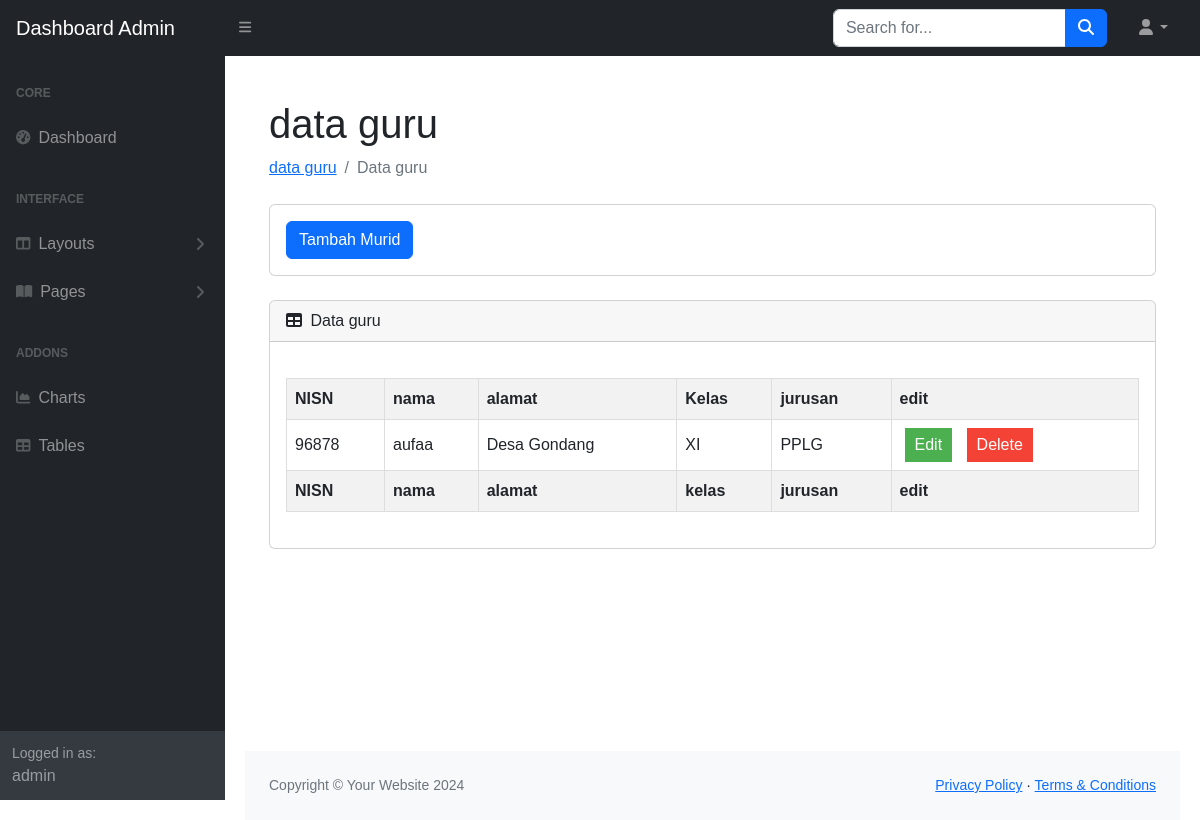
Before: /admin/dataMurid.php with the older database file.
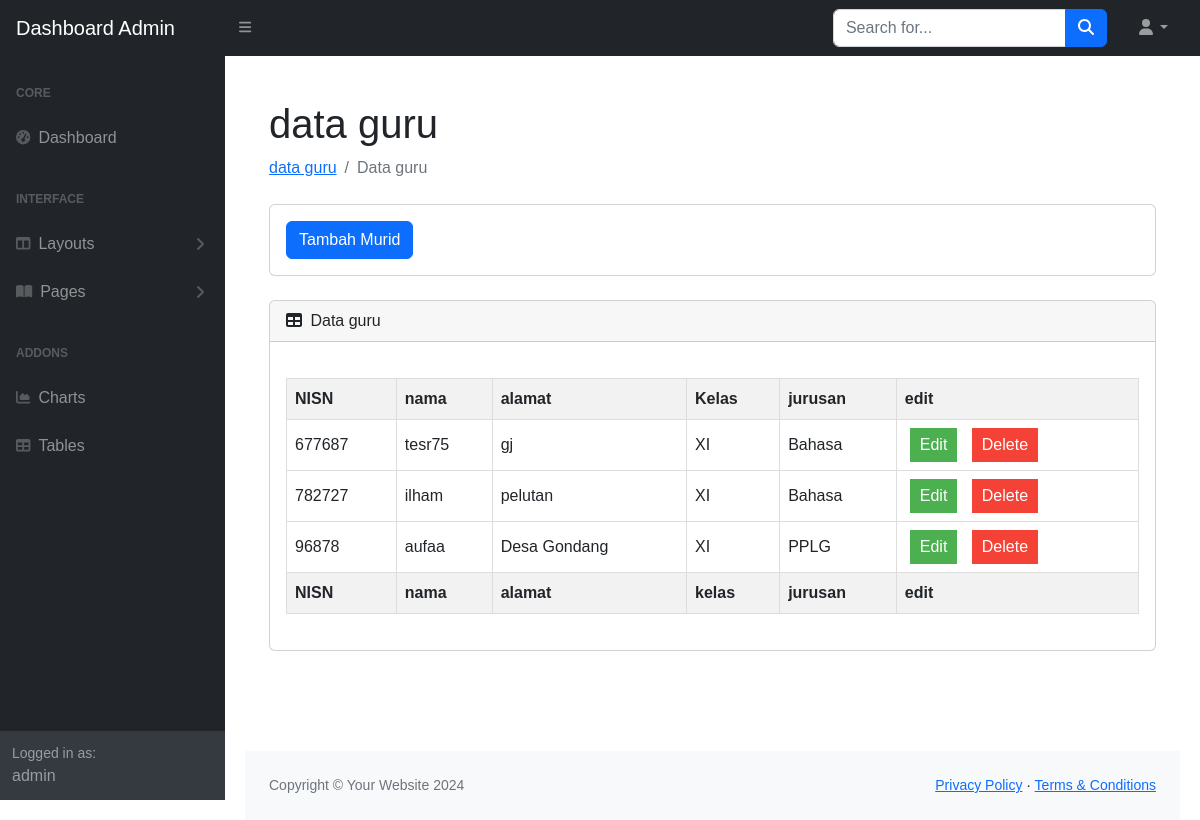
After: the same page with the newer database file.
### tables this page shows
CREATE TABLE `tb_siswa` (
  `nisn` char(6) NOT NULL,
  `nama` varchar(100) NOT NULL,
  `alamat` varchar(256) NOT NULL,
  `kelas` varchar(6) NOT NULL,
  `jurusan` varchar(50) NOT NULL
);

### admin/dataMurid.php (the view, shortened to what the changed rows need)
<?php
include "../koneksi.php";
$query = "SELECT * FROM tb_siswa";
$ambil = $koneksi->query($query);
?>
<!DOCTYPE html>
<html lang="en">
    <head>
        <link href="https://cdn.jsdelivr.net/npm/simple-datatables@7.1.2/dist/style.min.css" rel="stylesheet" />
        <link href="css/styles.css" rel="stylesheet" />
        <link rel="stylesheet" href="css/button.css">
    </head>
    <body class="sb-nav-fixed">
        <div id="layoutSidenav">
            <div id="layoutSidenav_content">
                <main>
                    <div class="container-fluid px-4">
                        <h1 class="mt-4">data guru</h1>
                        <div class="card mb-4">
                            <div class="card-body">
                                <table id="datatablesSimple">
                                    <thead>
                                        <tr>
                                            <th>NISN</th>
                                            <th>nama</th>
                                            <th>alamat</th>
                                            <th>Kelas</th>
                                            <th>jurusan</th>
                                            <th>edit</th>
                                        </tr>
                                    </thead>
                                    <tfoot>
                                        <tr>
                                            <th>NISN</th>
                                            <th>nama</th>
                                            <th>alamat</th>
                                            <th>kelas</th>
                                            <th>jurusan</th>
                                            <th>edit</th>
                                        </tr>
                                    </tfoot>
                                    <tbody>
                                        <?php
                                            while ($data = mysqli_fetch_array($ambil)) {
                                        ?>
                                        <tr>
                                            <td><?php echo $data['nisn']; ?></td>
                                            <td><?php echo $data['nama']; ?></td>
                                            <td><?php echo $data['alamat']; ?></td>
                                            <td><?php echo $data['kelas']; ?></td>
                                            <td><?php echo $data['jurusan']; ?></td>
                                            <td>
                                            <button class="edit-btn">Edit</button>
                                            <button class="delete-btn">Delete</button>
                                            </td>
                                        </tr>
                                        <?php
                                            }
                                        ?>
                                    </tbody>
                                </table>
                            </div>
                        </div>
                    </div>
                </main>
            </div>
        </div>
    </body>
</html>

Changed rows visible on the page:
added tb_siswa: nisn "677687", nama "tesr75", alamat "gj", kelas "XI", jurusan "Bahasa"
added tb_siswa: nisn "782727", nama "ilham", alamat "pelutan", kelas "XI", jurusan "Bahasa"
